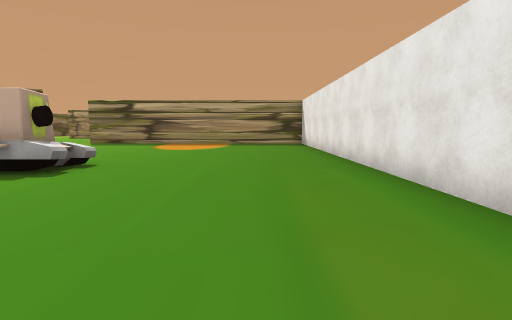
View 1 (above)

15 first-person views from a walk through a scene from a Unity 3-D project. The camera is 1.5 m above the floor, tilts 6° down and sees 80° across. The floor is counted in squares, 2.2 m on a side. Each view is taken from the middle of a square. On the plan, view 1 faces up. The plan holds only what a view shows up to about 10 squares ahead; the rest is blank. The place goes on beyond the plan. The player character is not drawn. Some surface patterns are stand-ins.

View 2
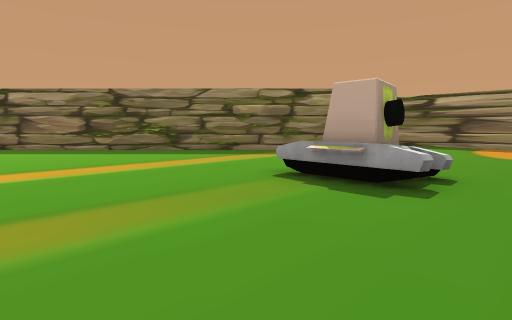

View 3
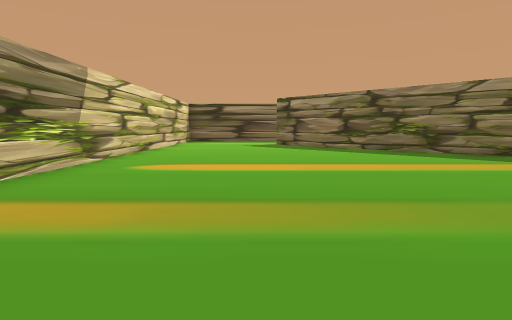

View 4
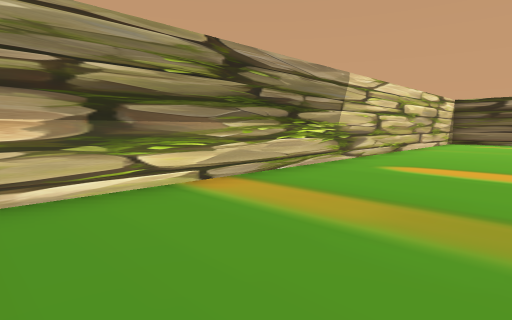

View 5
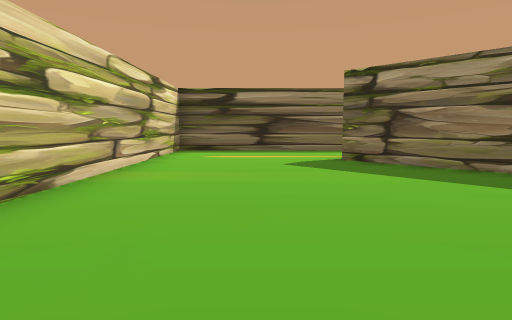

View 6
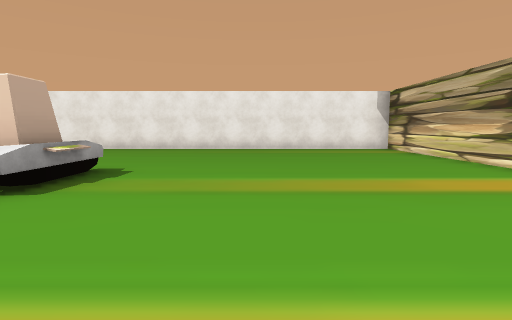

View 7
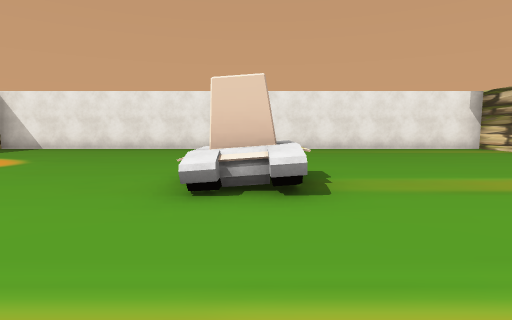

View 8
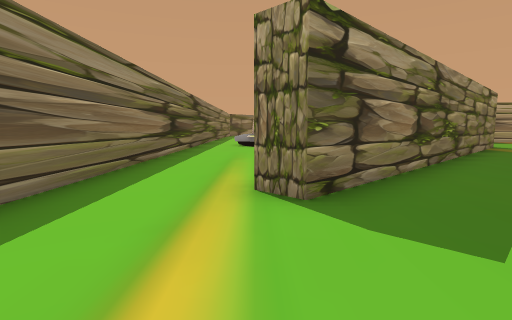

View 9
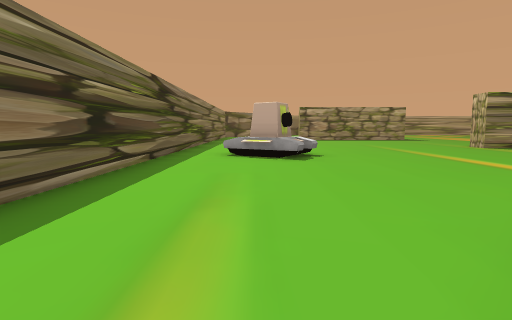

View 10
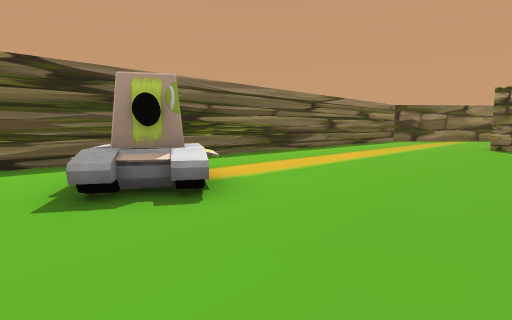

View 11
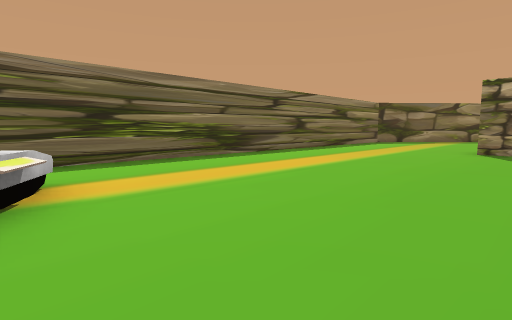

View 12
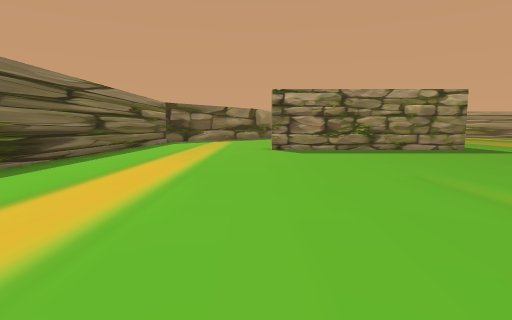

View 13
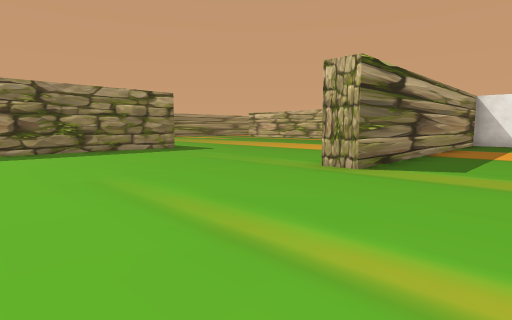

View 14
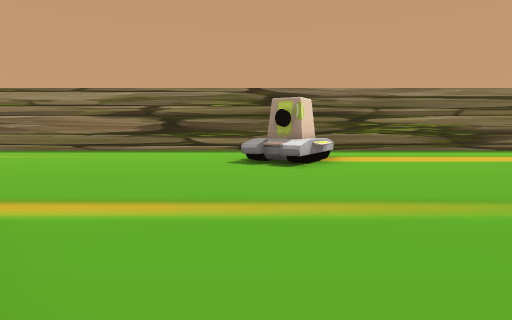

View 15
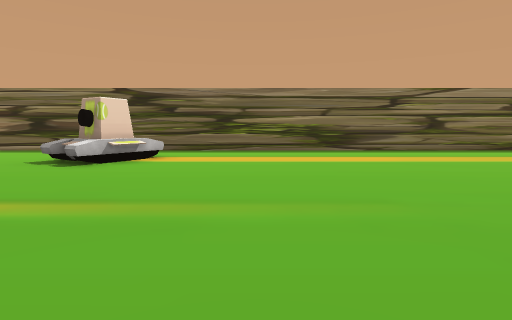

### Floor plan
Points are (right, up) in squares from view 1. A wall is a line through its corners. A room is listed if a view was taken in it or the views show most of it. See-through windows are left out.
Room 1 (views 1, 2, 3, 4, 5, 6, 7, 8, 9, 14)
walls: (-7.1, 9.3) (-14.5, 1.8) (-15, 2.3); (-0.1, 13.4) (-7.2, 13.4); (-17.3, 3.4) (-17.3, -2.3) (2, -2.3) (2, 13.4)
ways out: opening at (-11.6, 7.6) to room 2
objects: other object (-5, 5) to (-3, 6)
Room 2 (views 10, 11, 12, 13, 15)
walls: (-7.2, 13.4) (-7.2, 14.1); (-6.4, 20.5) (-12.5, 20.5); (-17.3, 21.5) (-17.3, 3.4)
ways out: opening at (-11.6, 7.6) to room 1
objects: other object (-15, 10) to (-14, 11)

Positions as (right, up) in squares from view 1, and headings:
1: (0, 0), facing up
2: (-2, 1), facing up-left
3: (-2, 1), facing left
4: (-2, 1), facing down-left
5: (-8, 0), facing left
6: (-8, 2), facing right
7: (-8, 5), facing right
8: (-15, -1), facing up
9: (-15, 3), facing up
10: (-11, 9), facing up-left
11: (-11, 11), facing up-left
12: (-13, 11), facing up
13: (-12, 11), facing up-right
14: (-8, 10), facing left
15: (-8, 14), facing left
